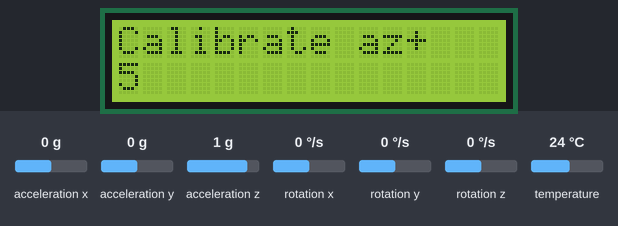
This sketch was run on a simulated Arduino Leonardo, built with avr-gcc and run on an emulated ATmega32U4. On the bench: 16×2 character LCD. The test bench sets the inputs (shaded band); at power-on: acceleration x 0 g, acceleration y 0 g, acceleration z 1 g, rotation x 0 °/s, rotation y 0 °/s, rotation z 0 °/s, temperature 24 °C.

Above: at 0.45 s.
At 11.4 s:
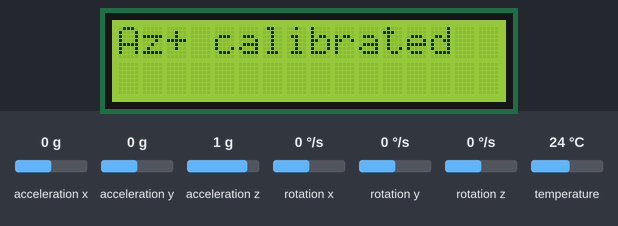
At 16.8 s:
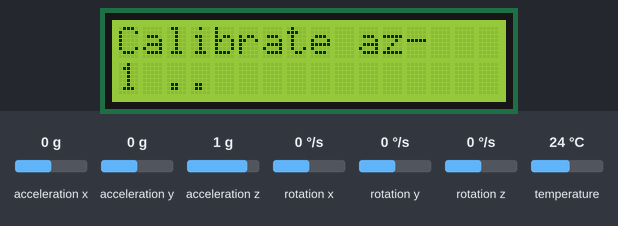
At 22.5 s:
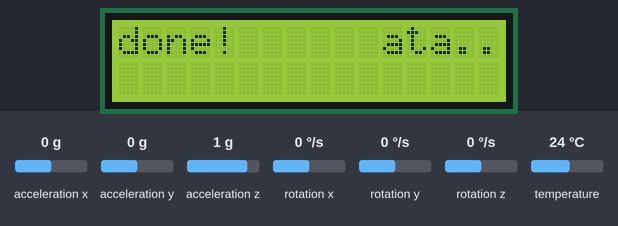
At 25.9 s:
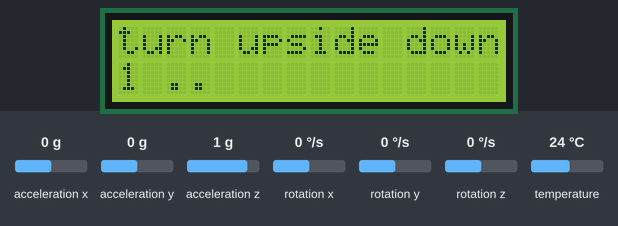
At 36.1 s:
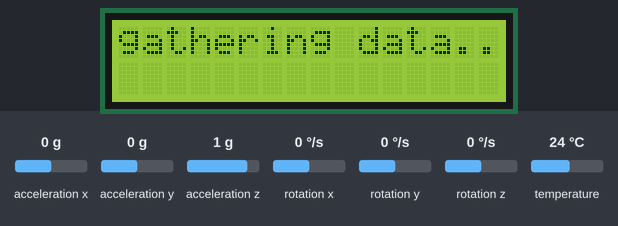

Measured:
- what the display in image 1 shows lasts 1.0 s, from 11.4 s to 12.4 s
- what the display in image 2 shows lasts 0.7 s, from 16.7 s to 17.4 s

The sketch:

CalibrateAccelerometer_old.ino
```cpp
#include <Adafruit_MPU6050.h> // Adafruit mpu-6050 library
#include <Adafruit_Sensor.h> // Adafruit Sensor library
#include <Wire.h>
#include "LCD_I2C.h" // LCD library

Adafruit_MPU6050 mpu;
LCD_I2C lcd(0x27); // Default address of most PCF8574 modules is 0x27, change according

// Sample rate
#define DT 10000 // 10 msec time step for main loop, 10000 mu-sec
#define fHz 100 // 100Hz sample rate for main loop
// lcd fps
#define DT_lcd 250 // 4 fps LCD screen

sensors_event_t a, g, temp;

// Calibration values
float acc_z_neg, acc_z_pos, acc_x_neg, acc_x_pos, acc_y_neg, acc_y_pos;
float last_time;
uint32_t last_time_lcd = 0;

void setup() {
    // Serial
    /*
    Serial.begin(115200);

    while (!Serial) {
        delay(10); // will pause Zero, Leonardo, etc until serial console opens
    }
    */

    // Try to initialize!
    if (!mpu.begin()) {
        Serial.println("Failed to find MPU6050 chip");
        while (1) {
        delay(10);
        }
    }

    mpu.setAccelerometerRange(MPU6050_RANGE_8_G);
    mpu.setGyroRange(MPU6050_RANGE_250_DEG);
    mpu.setFilterBandwidth(MPU6050_BAND_21_HZ);
    Serial.println("");
    delay(100);

    // Start LCD
    lcd.begin(false); // If you are using more I2C devices using the Wire library use lcd.begin(false)
                    // this stop the library(LCD_I2C) from calling Wire.begin()
    lcd.backlight();
    delay(100);


    // intro to calibration
    countDown("Calibrate az+", 5);
    while(calibrateAcc("z", "+", 0.5));

    lcd.setCursor(0,0);
    lcd.print("Az+ calibrated");
    delay(1000);

    countDown("Calibrate az-", 5);
    while(calibrateAcc("z", "-", 0.5));

    lcd.clear();
    lcd.print("Az- calibrated  ");
    delay(1000);

    lcd.setCursor(0, 0);
    lcd.print("Start display   ");
    lcd.setCursor(0,1);
    lcd.print("calib values    ");
    delay(2000);

}

void loop() {
    // print the resulting calibration values on LCD to note for future use

    lcd.clear();
    lcd.setCursor(0, 0);
    lcd.print("z_neg: ");
    lcd.print(acc_z_neg);
    lcd.setCursor(0, 1);
    lcd.print("z_pos: ");
    lcd.print(acc_z_pos);

    while(1){delay(10);};
}

void countDown(String message, uint8_t length) {

  // 5 sec countDown
  lcd.clear();
  delay(5);
  lcd.setCursor(0,0);
  lcd.print(message);
  if (!(length == 3)) {
  // 5
  lcd.setCursor(0,1);lcd.print("5  ");delay(333);lcd.setCursor(2,1);lcd.print(".");delay(333);lcd.print(".");delay(333);
  // 4
  lcd.setCursor(0,1);lcd.print("4  ");delay(333);lcd.setCursor(2,1);lcd.print(".");delay(333);lcd.print(".");delay(333);
  }
  // 3
  lcd.setCursor(0,1);lcd.print("3  ");delay(333);lcd.setCursor(2,1);lcd.print(".");delay(333);lcd.print(".");delay(333);
  // 2
  lcd.setCursor(0,1);lcd.print("2  ");delay(333);lcd.setCursor(2,1);lcd.print(".");delay(333);lcd.print(".");delay(333);
  // 1
  lcd.setCursor(0,1);lcd.print("1  ");delay(333);lcd.setCursor(2,1);lcd.print(".");delay(333);lcd.print(".");delay(333);
  // Go!
  lcd.setCursor(0,1);lcd.print("Go!");delay(500);lcd.clear();
}

bool calibrateAcc(String axis, String sign, float accTrshhld) {
  int16_t acc_x_buffer[200], acc_y_buffer[200], acc_z_buffer[200];
  float acc_x_mean = 0;
  float acc_y_mean = 0;
  float acc_z_mean = 0;

  lcd.clear();

  lcd.setCursor(0, 0);
  lcd.print("gathering data..");
  // Gather data while moving the accelerometer around "z in g direction"
  last_time = micros();
  for (uint8_t i = 0; i< 200; i++) {
    mpu.getEvent(&a, &g, &temp);
    acc_x_buffer[i] = a.acceleration.x*1000;
    acc_y_buffer[i] = a.acceleration.y*1000;
    acc_z_buffer[i] = a.acceleration.z*1000;
    // while (micros() - last_time < DT); // constant sample rate 100Hz
    // last_time = micros();
    delay(20);
  }
  lcd.setCursor(0, 0);
  lcd.print("done!      ");
  delay(1000);
  lcd.clear();

  // count nbr samples where axis is sufficiently aligned with g
  float counter = 0;

  // Go through data and only keep samples where axis is approximately aligned with g
  for (uint8_t i = 0; i< 200; i++) {
    if (axis == "z") {
      if (abs(acc_y_buffer[i]/1000.f) < accTrshhld && abs(acc_x_buffer[i]/1000.f) < accTrshhld) {
        acc_z_mean += acc_z_buffer[i];
        counter = counter + 1;
      }
    }
    else if (axis == "x") {
      countDown("x not implemented...", 5);
    }
    else if (axis == "y") {
      countDown("y not implemented...", 5);
    }
    else {
      // wrong input - check this
      countDown("Error", 5);
    }
  }

  if (axis == "z") {
    if (counter < 10) {
      // display msg: not properly aligned, align closer to g
      countDown("align better "+ axis + sign, 3);
      return 1;
    }
    acc_z_mean = acc_z_mean/1000.0;
    acc_z_mean = acc_z_mean/counter;
    if (sign == "+" && acc_z_mean > 0) {
      acc_z_pos = acc_z_mean;
      return 0;
    }
    else if (sign == "-" && acc_z_mean < 0) {
      acc_z_neg = acc_z_mean;
      return 0;
    }
    else {
      // display msg rotate 180 deg
      countDown("turn upside down", 3);
      return 1;
    }
  }

  else if (axis == "x") {
    // TODO
  }
  else if (axis == "y") {
    // TODO
  }

  // errr... check this
  countDown("End of method", 5);
  return 0;
}

/*
bool calibrateAccZ() {
  int16_t acc_x_buffer[100], acc_y_buffer[100], acc_z_buffer[100];
  float acc_x_mean = 0;
  float acc_y_mean = 0;
  float acc_z_mean = 0;

  for (uint8_t i = 0; i < 100; i++) {
    mpu.getEvent(&a, &g, &temp);
    acc_x_buffer[i] = a.acceleration.x;
    acc_y_buffer[i] = a.acceleration.y;
    acc_z_buffer[i] = a.acceleration.z;
    acc_x_mean += a.acceleration.x;
    acc_y_mean += a.acceleration.y;
    acc_z_mean += a.acceleration.z;
    delay(10);
  }

  acc_x_mean /= 100.0f;
  acc_y_mean /= 100.0f;
  acc_z_mean /= 100.0f;

  lcd.clear();
  lcd.setCursor(0,0);
  lcd.print("1-sec acc means");
  lcd.setCursor(1,0);
  lcd.print("x: ");
  lcd.print(acc_x_mean,1);
  lcd.print("|y: ");
  lcd.print(acc_y_mean,1);
  lcd.print("|z: ");
  lcd.print(acc_z_mean,1);
  delay(1000);

  if (!checkMinMaxAcc(acc_x_buffer, 100, 0.1) || !checkMinMaxAcc(acc_y_buffer, 100, 0.1)) {
    return 1;
  }
  else {
    lcd.clear();
    lcd.setCursor(0,0);
    lcd.print("calib_vals:");
    lcd.setCursor(1,0);
    lcd.print("x: ");
    lcd.print(acc_x_mean,1);
    lcd.print("|y: ");
    lcd.print(acc_y_mean,1);
    lcd.print("|z: ");
    lcd.print(acc_z_mean,1);
    delay(10000);
    return 0;
  }
}
*/

/*
bool checkMinMaxAcc(int16_t *array, uint8_t length, int16_t maxDifference) {
  int16_t min = array[0], max = array[0];
  for (uint8_t i = 1; i< length; i++) {
    if (array[i] < min){
      min = array[i];
      }
    else if (array[i] > max) {
      max = array[i];
      }
  }
  return min < 0 && max > 0 && max-min < maxDifference;
}
*/
```
